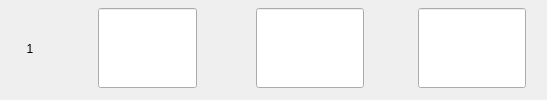
                  <widget class="QWidget" name="widget_11" native="true">
                   <property name="styleSheet">
                    <string notr="true">#widget_11
{
	border: none;
	border-bottom: 1px solid #00ff00;
}</string>
                   </property>
                   <layout class="QHBoxLayout" name="horizontalLayout_9" stretch="0,1,1,1">
                    <property name="spacing">
                     <number>12</number>
                    </property>
                    <property name="leftMargin">
                     <number>0</number>
                    </property>
                    <property name="topMargin">
                     <number>0</number>
                    </property>
                    <property name="rightMargin">
                     <number>0</number>
                    </property>
                    <property name="bottomMargin">
                     <number>3</number>
                    </property>
                    <item>
                     <widget class="QLabel" name="label_25">
                      <property name="minimumSize">
                       <size>
                        <width>60</width>
                        <height>0</height>
                       </size>
                      </property>
                      <property name="maximumSize">
                       <size>
                        <width>60</width>
                        <height>16777215</height>
                       </size>
                      </property>
                      <property name="text">
                       <string>1</string>
                      </property>
                      <property name="alignment">
                       <set>Qt::AlignCenter</set>
                      </property>
                     </widget>
                    </item>
                    <item>
                     <widget class="QWidget" name="widget_12" native="true">
                      <layout class="QHBoxLayout" name="horizontalLayout_6">
                       <property name="spacing">
                        <number>0</number>
                       </property>
                       <property name="leftMargin">
                        <number>0</number>
                       </property>
                       <property name="topMargin">
                        <number>0</number>
                       </property>
                       <property name="rightMargin">
                        <number>0</number>
                       </property>
                       <property name="bottomMargin">
                        <number>0</number>
                       </property>
                       <item>
                        <spacer name="horizontalSpacer_3">
                         <property name="orientation">
                          <enum>Qt::Horizontal</enum>
                         </property>
                         <property name="sizeHint" stdset="0">
                          <size>
                           <width>34</width>
                           <height>20</height>
                          </size>
                         </property>
                        </spacer>
                       </item>
                       <item>
                        <widget class="QLineEdit" name="lblHCD1">
                         <property name="sizePolicy">
                          <sizepolicy hsizetype="Expanding" vsizetype="Preferred">
                           <horstretch>0</horstretch>
                           <verstretch>0</verstretch>
                          </sizepolicy>
                         </property>
                         <property name="maximumSize">
                          <size>
                           <width>200</width>
                           <height>80</height>
                          </size>
                         </property>
                         <property name="alignment">
                          <set>Qt::AlignCenter</set>
                         </property>
                        </widget>
                       </item>
                       <item>
                        <spacer name="horizontalSpacer_4">
                         <property name="orientation">
                          <enum>Qt::Horizontal</enum>
                         </property>
                         <property name="sizeHint" stdset="0">
                          <size>
                           <width>33</width>
                           <height>20</height>
                          </size>
                         </property>
                        </spacer>
                       </item>
                      </layout>
                     </widget>
                    </item>
                    <item>
                     <widget class="QWidget" name="widget_13" native="true">
                      <layout class="QHBoxLayout" name="horizontalLayout_7">
                       <property name="spacing">
                        <number>0</number>
                       </property>
                       <property name="leftMargin">
                        <number>0</number>
                       </property>
                       <property name="topMargin">
                        <number>0</number>
                       </property>
                       <property name="rightMargin">
                        <number>0</number>
                       </property>
                       <property name="bottomMargin">
                        <number>0</number>
                       </property>
                       <item>
                        <spacer name="horizontalSpacer_5">
                         <property name="orientation">
                          <enum>Qt::Horizontal</enum>
                         </property>
                         <property name="sizeHint" stdset="0">
                          <size>
                           <width>15</width>
                           <height>20</height>
                          </size>
                         </property>
                        </spacer>
                       </item>
                       <item>
                        <widget class="QLineEdit" name="lblFreq1">
                         <property name="sizePolicy">
                          <sizepolicy hsizetype="Expanding" vsizetype="Preferred">
                           <horstretch>0</horstretch>
                           <verstretch>0</verstretch>
                          </sizepolicy>
                         </property>
                         <property name="maximumSize">
                          <size>
                           <width>200</width>
                           <height>80</height>
                          </size>
                         </property>
                         <property name="alignment">
                          <set>Qt::AlignCenter</set>
                         </property>
                        </widget>
                       </item>
                       <item>
                        <spacer name="horizontalSpacer_6">
                         <property name="orientation">
                          <enum>Qt::Horizontal</enum>
                         </property>
                         <property name="sizeHint" stdset="0">
                          <size>
                           <width>15</width>
                           <height>20</height>
                          </size>
                         </property>
                        </spacer>
                       </item>
                      </layout>
                     </widget>
                    </item>
                    <item>
                     <widget class="QWidget" name="widget_14" native="true">
                      <layout class="QHBoxLayout" name="horizontalLayout_8">
                       <property name="spacing">
                        <number>0</number>
                       </property>
                       <property name="leftMargin">
                        <number>0</number>
                       </property>
                       <property name="topMargin">
                        <number>0</number>
                       </property>
                       <property name="rightMargin">
                        <number>0</number>
                       </property>
                       <property name="bottomMargin">
                        <number>0</number>
                       </property>
                       <item>
                        <spacer name="horizontalSpacer_7">
                         <property name="orientation">
                          <enum>Qt::Horizontal</enum>
                         </property>
                         <property name="sizeHint" stdset="0">
                          <size>
                           <width>15</width>
                           <height>20</height>
                          </size>
                         </property>
                        </spacer>
                       </item>
                       <item>
                        <widget class="QLineEdit" name="lblDelay1">
                         <property name="sizePolicy">
                          <sizepolicy hsizetype="Expanding" vsizetype="Preferred">
                           <horstretch>0</horstretch>
                           <verstretch>0</verstretch>
                          </sizepolicy>
                         </property>
                         <property name="maximumSize">
                          <size>
                           <width>200</width>
                           <height>80</height>
                          </size>
                         </property>
                         <property name="alignment">
                          <set>Qt::AlignCenter</set>
                         </property>
                        </widget>
                       </item>
                       <item>
                        <spacer name="horizontalSpacer_8">
                         <property name="orientation">
                          <enum>Qt::Horizontal</enum>
                         </property>
                         <property name="sizeHint" stdset="0">
                          <size>
                           <width>15</width>
                           <height>20</height>
                          </size>
                         </property>
                        </spacer>
                       </item>
                      </layout>
                     </widget>
                    </item>
                   </layout>
                  </widget>
